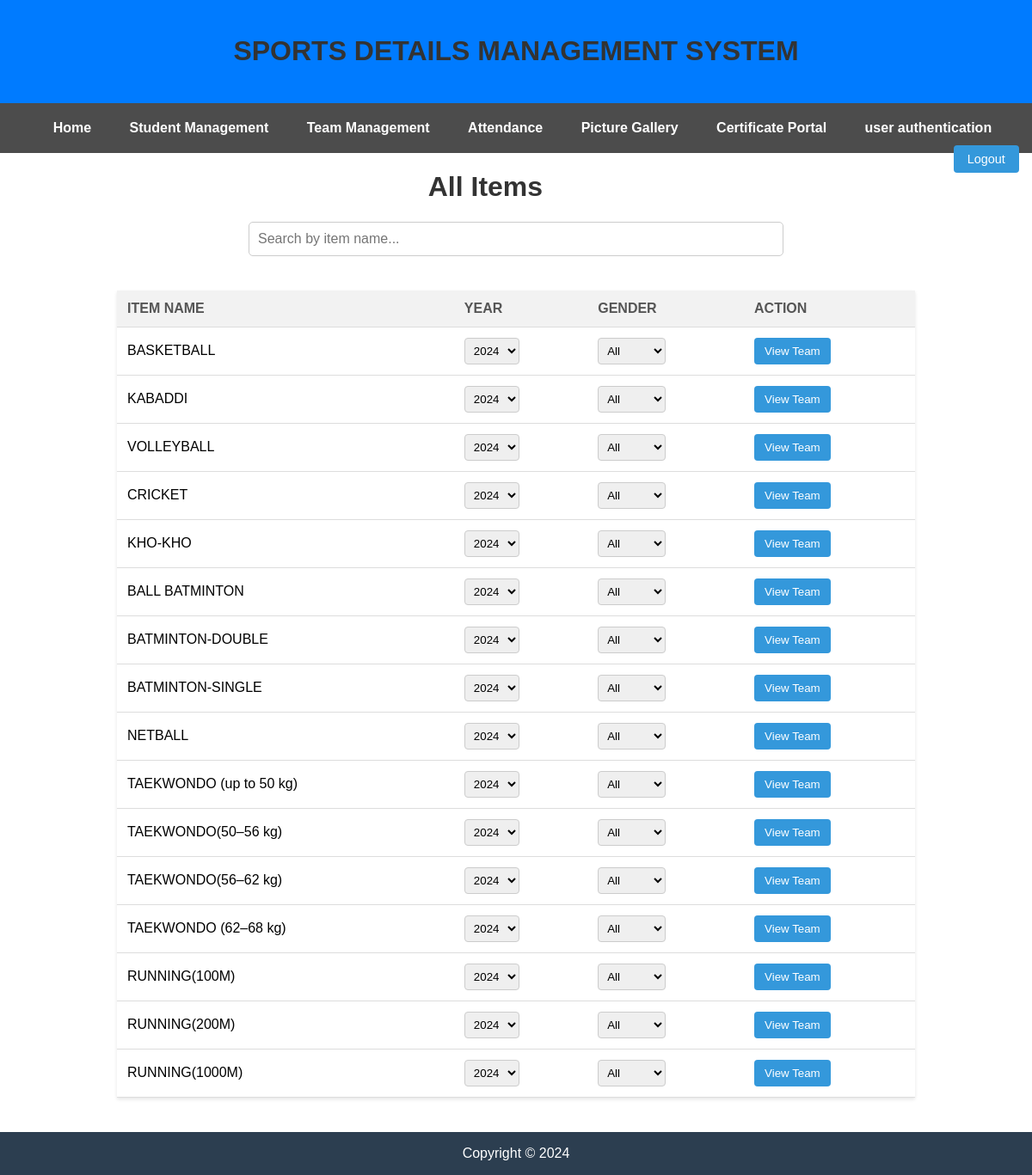
The app's page /view_items/ (signed in) with its own data.
### SDMSapp/models.py (models this page shows, shortened)
class Item(models.Model):
    item_name = models.CharField(max_length=50)
    ITEM_TYPE = [
         ('SPORTS', 'SPORTS'),
         ('ATHLETICS', 'ATHLETICS'),
    ]
    item_type = models.CharField(max_length=50,  choices=ITEM_TYPE, default='Active')
    no_of_players = models.IntegerField()

### SDMSapp/views.py (the view)
# urls.py: path('view_items/', view_items, name='view_items'),
@login_required
def view_items(request):
    items = Item.objects.all()
    years = Stud_item.objects.values_list('year', flat=True).distinct()
    return render(request, 'SDMSapp/view_items.html', {'items': items, 'years': years})

### SDMSapp/templates/SDMSapp/view_items.html (shortened to what this page needs)
{% extends 'SDMSapp/base.html' %}
{% block content %}
<!DOCTYPE html>
<html>
<head>
</head>
<body>
    <h1>All Items</h1>
    <div class="search-container">
        <input type="text" id="searchInput" class="search-input" placeholder="Search by item name..." onkeyup="searchTable()">
    </div>
    <table id="itemsTable">
        <tr>
            <th>Item Name</th>
            <th>Year</th>
            <th>Gender</th>
            <th>Action</th>
        </tr>
        {% for item in items %}
        <tr>
            <td>{{ item.item_name }}</td>
            <td>
                <form action="{% url 'view_players' item.id %}" method="get">
                    <select name="year">
                        {% for year in years %}
                            <option value="{{ year }}" {% if year == request.GET.year %} selected {% endif %}>{{ year }}</option>
                        {% endfor %}
                    </select>
            </td>
            <td>
                <select name="gender">
                    <option value="">All</option>
                </select>
            </td>
            <td>
                <button type="submit">View Team</button>
            </td>
        </tr>
        {% endfor %}
    </table>
</body>
</html>
{% endblock content %}

### SDMSapp/templates/SDMSapp/base.html (style rules this page uses)
body { font-family: Arial, sans-serif; margin: 0; padding: 0; }

### SDMSapp/templates/SDMSapp/view_items.html (style rules this page uses)
h1 { text-align: center; color: #333; }
.search-container { text-align: center; margin: 20px 0; }
.search-input { padding: 10px; border-radius: 5px; border: 1px solid #ccc; width: 80%; max-width: 600px; margin-bottom: 20px; font-size: 16px; transition: border 0.3s ease; }
table { width: 80%; margin: 0 auto; border-collapse: collapse; background-color: #fff; box-shadow: 0 2px 4px rgba(0, 0, 0, 0.1); }
th, td { padding: 12px; text-align: left; border-bottom: 1px solid #ddd; }
th { background-color: #f2f2f2; font-weight: bold; text-transform: uppercase; color: #555; }
button { padding: 8px 12px; background-color: #3498db; color: #fff; border: none; border-radius: 4px; cursor: pointer; }
select { padding: 6px; border-radius: 4px; border: 1px solid #ccc; }

### records on screen
Item: item_name "BASKETBALL"
Item: item_name "KABADDI"
Item: item_name "VOLLEYBALL"
Item: item_name "CRICKET"
Item: item_name "KHO-KHO"
Item: item_name "BALL BATMINTON"
Item: item_name "BATMINTON-DOUBLE"
Item: item_name "BATMINTON-SINGLE"
Item: item_name "NETBALL"
Item: item_name "TAEKWONDO (up to 50 kg)"
Item: item_name "TAEKWONDO(50–56 kg)"
Item: item_name "TAEKWONDO(56–62 kg)"
Item: item_name "TAEKWONDO (62–68 kg)"
Item: item_name "RUNNING(100M)"
Item: item_name "RUNNING(200M)"
Item: item_name "RUNNING(1000M)"

### other values on screen
form field year "2024"
